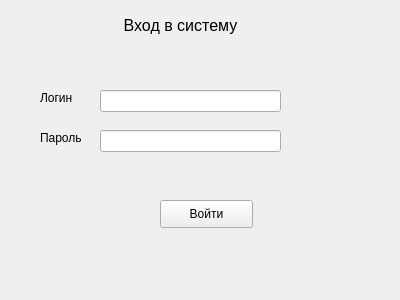
<?xml version="1.0" encoding="UTF-8"?>
<ui version="4.0">
 <class>LoginWindow</class>
 <widget class="QWidget" name="LoginWindow">
  <property name="geometry">
   <rect>
    <x>0</x>
    <y>0</y>
    <width>400</width>
    <height>300</height>
   </rect>
  </property>
  <property name="windowTitle">
   <string>Form</string>
  </property>
  <widget class="QLabel" name="label">
   <property name="geometry">
    <rect>
     <x>100</x>
     <y>10</y>
     <width>161</width>
     <height>31</height>
    </rect>
   </property>
   <property name="lineWidth">
    <number>0</number>
   </property>
   <property name="text">
    <string>&lt;html&gt;&lt;head/&gt;&lt;body&gt;&lt;p align=&quot;center&quot;&gt;&lt;span style=&quot; font-size:12pt;&quot;&gt;Вход в систему&lt;/span&gt;&lt;/p&gt;&lt;/body&gt;&lt;/html&gt;</string>
   </property>
  </widget>
  <widget class="QLabel" name="label_2">
   <property name="geometry">
    <rect>
     <x>40</x>
     <y>90</y>
     <width>55</width>
     <height>16</height>
    </rect>
   </property>
   <property name="text">
    <string>Логин</string>
   </property>
  </widget>
  <widget class="QLabel" name="label_3">
   <property name="geometry">
    <rect>
     <x>40</x>
     <y>130</y>
     <width>55</width>
     <height>16</height>
    </rect>
   </property>
   <property name="text">
    <string>Пароль</string>
   </property>
  </widget>
  <widget class="QLineEdit" name="usernameLineEdit">
   <property name="geometry">
    <rect>
     <x>100</x>
     <y>90</y>
     <width>181</width>
     <height>22</height>
    </rect>
   </property>
  </widget>
  <widget class="QLineEdit" name="passwordLineEdit">
   <property name="geometry">
    <rect>
     <x>100</x>
     <y>130</y>
     <width>181</width>
     <height>22</height>
    </rect>
   </property>
  </widget>
  <widget class="QPushButton" name="loginButton">
   <property name="geometry">
    <rect>
     <x>160</x>
     <y>200</y>
     <width>93</width>
     <height>28</height>
    </rect>
   </property>
   <property name="text">
    <string>Войти</string>
   </property>
  </widget>
 </widget>
 <resources/>
 <connections/>
</ui>
